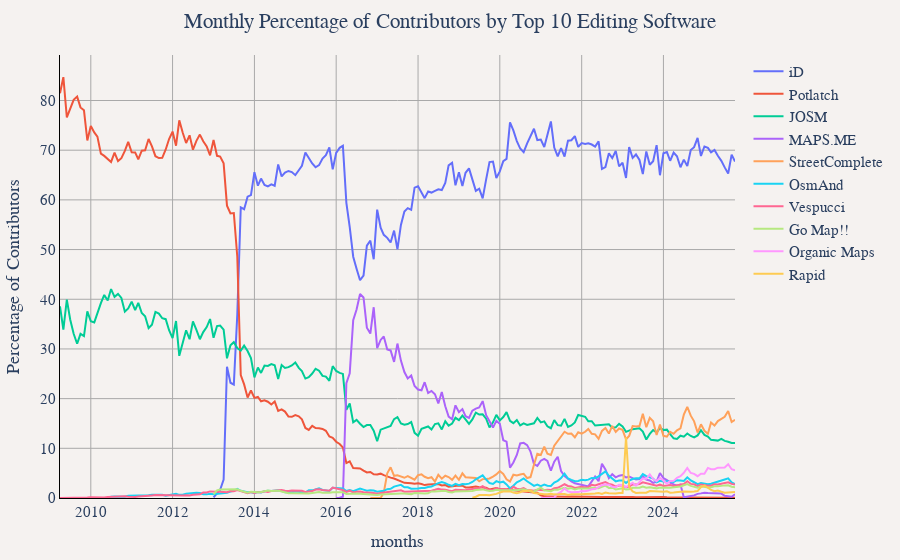

The notebook cell this image was saved under:
### Markdown cell above
## Monthly Percentage of Contributors by Top 10 Editing Software

### Code cell
df = duckdb.sql("""
WITH top_software AS (
	SELECT created_by
	FROM (
		SELECT
			created_by,
			COUNT(DISTINCT user_name) as total_contributors
		FROM '../changeset_data/year=*/month=*/*.parquet'
		WHERE created_by IS NOT NULL
		GROUP BY created_by
		ORDER BY total_contributors DESC
		LIMIT 10
	)
),
monthly_software_contributors AS (
	SELECT 
		CONCAT(year, '-', LPAD(CAST(month as VARCHAR), 2, '0')) as months,
		created_by,
		COUNT(DISTINCT user_name) as contributors
	FROM '../changeset_data/year=*/month=*/*.parquet'
	WHERE created_by IN (SELECT created_by FROM top_software)
	GROUP BY year, month, created_by
),
monthly_total_contributors AS (
	SELECT 
		CONCAT(year, '-', LPAD(CAST(month as VARCHAR), 2, '0')) as months,
		COUNT(DISTINCT user_name) as total_contributors
	FROM '../changeset_data/year=*/month=*/*.parquet'
	WHERE created_by IS NOT NULL
	GROUP BY year, month
)
SELECT 
	msc.months,
	msc.created_by,
	ROUND((msc.contributors * 100.0) / mtc.total_contributors, 2) as 'Percentage of Contributors'
FROM monthly_software_contributors msc
JOIN monthly_total_contributors mtc ON msc.months = mtc.months
ORDER BY msc.months, msc.created_by""").df()

util.show_figure(
    [
        util.FigureConfig(
            title="Monthly Percentage of Contributors by Top 10 Editing Software",
            x_col="months",
            y_col="Percentage of Contributors",
            y_unit_hover_template="%",
            group_col="created_by",
            query_or_df=df,
        ),
    ],
)

### Figure 1 — Plotly figure (JSON) as saved in the notebook; plotly's stock layout.template omitted (floating-point values rounded to 4 significant figures; data arrays with more than 128 entries replaced by an {"elided": "..."} marker saying what was removed)
{"data": [{"hovertemplate": "iD<br>%{x}<br>%{y:,} %<extra></extra>", "name": "iD", "type": "scatter", "visible": true, "x": {"elided": "154 str values"}, "y": {"elided": "154 float values"}}, {"hovertemplate": "Potlatch<br>%{x}<br>%{y:,} %<extra></extra>", "name": "Potlatch", "type": "scatter", "visible": true, "x": {"elided": "199 str values"}, "y": {"elided": "199 float values"}}, {"hovertemplate": "JOSM<br>%{x}<br>%{y:,} %<extra></extra>", "name": "JOSM", "type": "scatter", "visible": true, "x": {"elided": "199 str values"}, "y": {"elided": "199 float values"}}, {"hovertemplate": "MAPS.ME<br>%{x}<br>%{y:,} %<extra></extra>", "name": "MAPS.ME", "type": "scatter", "visible": true, "x": ["2016-01", "2016-02", "2016-03", "2016-04", "2016-05", "2016-06", "2016-07", "2016-08", "2016-09", "2016-10", "2016-11", "2016-12", "2017-01", "2017-02", "2017-03", "2017-04", "2017-05", "2017-06", "2017-07", "2017-08", "2017-09", "2017-10", "2017-11", "2017-12", "2018-01", "2018-02", "2018-03", "2018-04", "2018-05", "2018-06", "2018-07", "2018-08", "2018-09", "2018-10", "2018-11", "2018-12", "2019-01", "2019-02", "2019-03", "2019-04", "2019-05", "2019-06", "2019-07", "2019-08", "2019-09", "2019-10", "2019-11", "2019-12", "2020-01", "2020-02", "2020-03", "2020-04", "2020-05", "2020-06", "2020-07", "2020-08", "2020-09", "2020-10", "2020-11", "2020-12", "2021-01", "2021-02", "2021-03", "2021-04", "2021-05", "2021-06", "2021-07", "2021-08", "2021-09", "2021-10", "2021-11", "2021-12", "2022-01", "2022-02", "2022-03", "2022-04", "2022-05", "2022-06", "2022-07", "2022-08", "2022-09", "2022-10", "2022-11", "2022-12", "2023-01", "2023-02", "2023-03", "2023-04", "2023-05", "2023-06", "2023-07", "2023-08", "2023-09", "2023-10", "2023-11", "2023-12", "2024-01", "2024-02", "2024-03", "2024-04", "2024-05", "2024-06", "2024-07", "2024-10", "2024-11", "2024-12", "2025-01", "2025-02", "2025-03", "2025-04", "2025-05", "2025-06", "2025-07", "2025-08", "2025-09", "2025-10"], "y": [0.0, 0.05, 0.26, 23.11, 25.11, 35.81, 37.92, 41.05, 40.36, 34.27, 33.09, 38.39, 30.17, 31.81, 32.52, 29.9, 29.7, 27.39, 31.08, 27.65, 25.35, 24.06, 24.64, 22.53, 21.83, 21.69, 23.31, 21.12, 21.55, 20.88, 19.02, 21.32, 18.45, 16.37, 15.85, 18.65, 17.27, 17.9, 16.45, 16.11, 17.57, 17.99, 18.21, 19.5, 16.67, 15.29, 14.17, 15.52, 14.95, 11.62, 11.34, 6.09, 7.14, 8.66, 10.98, 11.11, 10.65, 9.35, 6.82, 6.46, 7.51, 7.88, 7.46, 5.49, 7.32, 8.31, 5.43, 4.42, 3.77, 3.34, 2.96, 2.8, 2.61, 2.58, 2.33, 3.34, 4.32, 3.37, 6.9, 5.76, 4.01, 4.8, 4.17, 4.5, 4.61, 4.12, 4.29, 3.99, 3.75, 3.81, 4.39, 3.69, 3.52, 3.05, 3.29, 5.01, 4.01, 3.62, 3.09, 2.74, 2.5, 2.73, 0.14, 0.53, 0.83, 0.93, 1.06, 1.0, 0.94, 0.95, 0.92, 0.89, 0.43, 0.34, 0.25, 0.75]}, {"hovertemplate": "StreetComplete<br>%{x}<br>%{y:,} %<extra></extra>", "name": "StreetComplete", "type": "scatter", "visible": true, "x": ["2016-11", "2016-12", "2017-01", "2017-02", "2017-03", "2017-04", "2017-05", "2017-06", "2017-07", "2017-08", "2017-09", "2017-10", "2017-11", "2017-12", "2018-01", "2018-02", "2018-03", "2018-04", "2018-05", "2018-06", "2018-07", "2018-08", "2018-09", "2018-10", "2018-11", "2018-12", "2019-01", "2019-02", "2019-03", "2019-04", "2019-05", "2019-06", "2019-07", "2019-08", "2019-09", "2019-10", "2019-11", "2019-12", "2020-01", "2020-02", "2020-03", "2020-04", "2020-05", "2020-06", "2020-07", "2020-08", "2020-09", "2020-10", "2020-11", "2020-12", "2021-01", "2021-02", "2021-03", "2021-04", "2021-05", "2021-06", "2021-07", "2021-08", "2021-09", "2021-10", "2021-11", "2021-12", "2022-01", "2022-02", "2022-03", "2022-04", "2022-05", "2022-06", "2022-07", "2022-08", "2022-09", "2022-10", "2022-11", "2022-12", "2023-01", "2023-02", "2023-03", "2023-04", "2023-05", "2023-06", "2023-07", "2023-08", "2023-09", "2023-10", "2023-11", "2023-12", "2024-01", "2024-02", "2024-03", "2024-04", "2024-05", "2024-06", "2024-07", "2024-08", "2024-09", "2024-10", "2024-11", "2024-12", "2025-01", "2025-02", "2025-03", "2025-04", "2025-05", "2025-06", "2025-07", "2025-08", "2025-09", "2025-10"], "y": [0.0, 0.02, 0.01, 0.01, 1.08, 4.97, 6.17, 4.46, 4.57, 4.25, 4.07, 4.41, 4.09, 3.68, 4.58, 4.76, 4.27, 3.97, 4.18, 3.31, 4.66, 3.89, 4.48, 4.21, 3.66, 4.51, 3.66, 4.95, 4.19, 4.12, 4.17, 4.02, 3.35, 3.8, 3.82, 3.93, 4.31, 4.74, 5.42, 4.84, 3.77, 3.32, 4.69, 4.53, 4.74, 4.86, 4.02, 4.21, 6.71, 8.91, 8.67, 10.32, 8.9, 8.65, 10.51, 11.5, 12.34, 13.34, 12.91, 12.96, 12.22, 13.23, 12.94, 13.33, 13.91, 12.93, 12.82, 11.91, 13.5, 14.09, 12.97, 14.5, 13.3, 13.99, 13.71, 11.82, 12.5, 14.48, 14.38, 14.48, 16.94, 14.26, 16.13, 15.46, 12.69, 14.8, 12.51, 12.34, 13.33, 12.93, 13.61, 14.0, 16.77, 18.32, 16.57, 15.43, 13.17, 14.83, 13.52, 12.94, 15.18, 14.59, 15.48, 15.97, 16.33, 17.52, 15.29, 15.75]}, {"hovertemplate": "OsmAnd<br>%{x}<br>%{y:,} %<extra></extra>", "name": "OsmAnd", "type": "scatter", "visible": true, "x": {"elided": "185 str values"}, "y": {"elided": "185 float values"}}, {"hovertemplate": "Vespucci<br>%{x}<br>%{y:,} %<extra></extra>", "name": "Vespucci", "type": "scatter", "visible": true, "x": {"elided": "199 str values"}, "y": {"elided": "199 float values"}}, {"hovertemplate": "Go Map!!<br>%{x}<br>%{y:,} %<extra></extra>", "name": "Go Map!!", "type": "scatter", "visible": true, "x": {"elided": "154 str values"}, "y": {"elided": "154 float values"}}, {"hovertemplate": "Organic Maps<br>%{x}<br>%{y:,} %<extra></extra>", "name": "Organic Maps", "type": "scatter", "visible": true, "x": ["2021-01", "2021-02", "2021-03", "2021-04", "2021-05", "2021-06", "2021-07", "2021-08", "2021-09", "2021-10", "2021-11", "2021-12", "2022-01", "2022-02", "2022-03", "2022-04", "2022-05", "2022-06", "2022-07", "2022-08", "2022-09", "2022-10", "2022-11", "2022-12", "2023-01", "2023-02", "2023-03", "2023-04", "2023-05", "2023-06", "2023-07", "2023-08", "2023-09", "2023-10", "2023-11", "2023-12", "2024-01", "2024-02", "2024-03", "2024-04", "2024-05", "2024-06", "2024-07", "2024-08", "2024-09", "2024-10", "2024-11", "2024-12", "2025-01", "2025-02", "2025-03", "2025-04", "2025-05", "2025-06", "2025-07", "2025-08", "2025-09", "2025-10"], "y": [0.01, 0.02, 0.02, 0.04, 0.09, 0.85, 1.22, 1.93, 1.33, 1.15, 1.11, 1.19, 1.4, 1.36, 1.49, 1.75, 1.81, 2.25, 2.57, 2.72, 2.69, 2.25, 2.15, 2.68, 2.61, 2.19, 2.55, 3.08, 2.47, 3.28, 3.91, 3.87, 4.73, 3.8, 3.38, 4.06, 3.54, 2.9, 3.42, 3.45, 4.08, 4.4, 5.07, 6.06, 5.04, 4.86, 4.39, 4.9, 4.88, 6.06, 5.79, 5.8, 6.11, 6.08, 6.14, 6.79, 5.78, 5.55]}, {"hovertemplate": "Rapid<br>%{x}<br>%{y:,} %<extra></extra>", "name": "Rapid", "type": "scatter", "visible": true, "x": ["2019-05", "2019-06", "2019-07", "2019-08", "2019-09", "2019-10", "2019-11", "2019-12", "2020-01", "2020-02", "2020-03", "2020-04", "2020-05", "2020-06", "2020-07", "2020-08", "2020-09", "2020-10", "2020-11", "2020-12", "2021-01", "2021-02", "2021-03", "2021-04", "2021-05", "2021-06", "2021-07", "2021-08", "2021-09", "2021-10", "2021-11", "2021-12", "2022-01", "2022-02", "2022-03", "2022-04", "2022-05", "2022-06", "2022-07", "2022-08", "2022-09", "2022-10", "2022-11", "2022-12", "2023-01", "2023-02", "2023-03", "2023-04", "2023-05", "2023-06", "2023-07", "2023-08", "2023-09", "2023-10", "2023-11", "2023-12", "2024-01", "2024-02", "2024-03", "2024-04", "2024-05", "2024-06", "2024-07", "2024-08", "2024-09", "2024-10", "2024-11", "2024-12", "2025-01", "2025-02", "2025-03", "2025-04", "2025-05", "2025-06", "2025-07", "2025-08", "2025-09", "2025-10"], "y": [0.07, 0.25, 0.58, 0.62, 0.6, 0.54, 0.62, 0.83, 1.1, 1.31, 1.31, 1.33, 1.08, 0.94, 1.16, 1.44, 1.39, 1.54, 1.02, 0.9, 0.81, 0.77, 0.74, 0.84, 0.73, 0.69, 0.81, 0.81, 0.59, 0.75, 0.74, 0.82, 0.76, 0.79, 0.76, 0.87, 0.92, 1.01, 0.8, 1.09, 0.94, 0.87, 0.93, 0.99, 1.01, 12.23, 2.24, 1.32, 1.01, 1.04, 1.1, 1.07, 1.41, 1.36, 1.23, 1.17, 1.24, 1.36, 1.07, 1.11, 1.23, 1.26, 1.31, 1.22, 1.26, 1.31, 1.39, 2.18, 2.47, 2.08, 1.62, 1.35, 1.51, 1.25, 1.05, 1.1, 1.08, 1.19]}], "layout": {"barmode": "stack", "font": {"family": "Times", "size": 15}, "margin": {"b": 55, "l": 55, "r": 55, "t": 55}, "paper_bgcolor": "#f5f2f0", "plot_bgcolor": "#f5f2f0", "title": {"text": "Monthly Percentage of Contributors by Top 10 Editing Software", "x": 0.5}, "xaxis": {"gridcolor": "darkgray", "linecolor": "black", "showgrid": true, "tickcolor": "black", "title": {"text": "months"}, "zerolinecolor": "darkgray"}, "yaxis": {"gridcolor": "darkgray", "linecolor": "black", "rangemode": "tozero", "showgrid": true, "tickcolor": "black", "title": {"text": "Percentage of Contributors"}, "zerolinecolor": "darkgray"}}}
